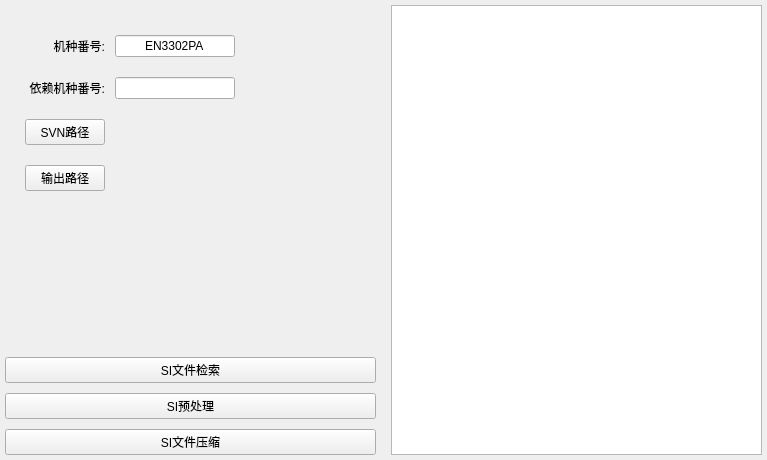
<?xml version="1.0" encoding="UTF-8"?>
<ui version="4.0">
 <class>SIForm</class>
 <widget class="QWidget" name="SIForm">
  <property name="geometry">
   <rect>
    <x>0</x>
    <y>0</y>
    <width>767</width>
    <height>460</height>
   </rect>
  </property>
  <property name="windowTitle">
   <string>Form</string>
  </property>
  <layout class="QGridLayout" name="gridLayout">
   <property name="leftMargin">
    <number>5</number>
   </property>
   <property name="topMargin">
    <number>5</number>
   </property>
   <property name="rightMargin">
    <number>5</number>
   </property>
   <property name="bottomMargin">
    <number>5</number>
   </property>
   <property name="horizontalSpacing">
    <number>15</number>
   </property>
   <property name="verticalSpacing">
    <number>10</number>
   </property>
   <item row="3" column="0">
    <widget class="QPushButton" name="SIPretreatmentButton">
     <property name="sizePolicy">
      <sizepolicy hsizetype="Minimum" vsizetype="Fixed">
       <horstretch>0</horstretch>
       <verstretch>0</verstretch>
      </sizepolicy>
     </property>
     <property name="text">
      <string>SI预处理</string>
     </property>
    </widget>
   </item>
   <item row="0" column="0">
    <widget class="QWidget" name="SIMemuWidget" native="true">
     <property name="sizePolicy">
      <sizepolicy hsizetype="Expanding" vsizetype="Expanding">
       <horstretch>0</horstretch>
       <verstretch>0</verstretch>
      </sizepolicy>
     </property>
     <property name="minimumSize">
      <size>
       <width>350</width>
       <height>0</height>
      </size>
     </property>
     <property name="maximumSize">
      <size>
       <width>550</width>
       <height>16777215</height>
      </size>
     </property>
     <layout class="QGridLayout" name="gridLayout_2">
      <property name="leftMargin">
       <number>20</number>
      </property>
      <property name="topMargin">
       <number>30</number>
      </property>
      <property name="rightMargin">
       <number>10</number>
      </property>
      <property name="bottomMargin">
       <number>10</number>
      </property>
      <property name="horizontalSpacing">
       <number>10</number>
      </property>
      <property name="verticalSpacing">
       <number>20</number>
      </property>
      <item row="3" column="0">
       <widget class="QPushButton" name="SIOutputButton">
        <property name="text">
         <string>输出路径</string>
        </property>
       </widget>
      </item>
      <item row="2" column="0">
       <widget class="QPushButton" name="SISVNButton">
        <property name="text">
         <string>SVN路径</string>
        </property>
       </widget>
      </item>
      <item row="0" column="0">
       <widget class="QLabel" name="SIIDLabel">
        <property name="text">
         <string>机种番号:</string>
        </property>
        <property name="alignment">
         <set>Qt::AlignRight|Qt::AlignTrailing|Qt::AlignVCenter</set>
        </property>
       </widget>
      </item>
      <item row="0" column="2">
       <widget class="QLineEdit" name="SIIDEdit">
        <property name="sizePolicy">
         <sizepolicy hsizetype="Preferred" vsizetype="Preferred">
          <horstretch>0</horstretch>
          <verstretch>0</verstretch>
         </sizepolicy>
        </property>
        <property name="maximumSize">
         <size>
          <width>120</width>
          <height>16777215</height>
         </size>
        </property>
        <property name="styleSheet">
         <string notr="true"/>
        </property>
        <property name="text">
         <string>EN3302PA</string>
        </property>
        <property name="maxLength">
         <number>8</number>
        </property>
        <property name="alignment">
         <set>Qt::AlignCenter</set>
        </property>
       </widget>
      </item>
      <item row="1" column="0">
       <widget class="QLabel" name="SIRelyIDLabel">
        <property name="text">
         <string>依赖机种番号:</string>
        </property>
        <property name="alignment">
         <set>Qt::AlignRight|Qt::AlignTrailing|Qt::AlignVCenter</set>
        </property>
       </widget>
      </item>
      <item row="1" column="2">
       <widget class="QLineEdit" name="SIRelyIDEdit">
        <property name="maximumSize">
         <size>
          <width>120</width>
          <height>16777215</height>
         </size>
        </property>
        <property name="maxLength">
         <number>8</number>
        </property>
        <property name="alignment">
         <set>Qt::AlignCenter</set>
        </property>
       </widget>
      </item>
      <item row="2" column="2">
       <widget class="QLabel" name="SISVNLabel">
        <property name="text">
         <string/>
        </property>
       </widget>
      </item>
      <item row="4" column="0">
       <spacer name="SIverticalSpacer">
        <property name="orientation">
         <enum>Qt::Vertical</enum>
        </property>
        <property name="sizeHint" stdset="0">
         <size>
          <width>20</width>
          <height>40</height>
         </size>
        </property>
       </spacer>
      </item>
      <item row="3" column="2">
       <widget class="QLabel" name="SIOutputLabel">
        <property name="text">
         <string/>
        </property>
       </widget>
      </item>
      <item row="2" column="3">
       <spacer name="SIhorizontalSpacer">
        <property name="orientation">
         <enum>Qt::Horizontal</enum>
        </property>
        <property name="sizeHint" stdset="0">
         <size>
          <width>40</width>
          <height>20</height>
         </size>
        </property>
       </spacer>
      </item>
     </layout>
    </widget>
   </item>
   <item row="1" column="0" rowspan="2">
    <widget class="QPushButton" name="SIFileSearchButton">
     <property name="sizePolicy">
      <sizepolicy hsizetype="Minimum" vsizetype="Fixed">
       <horstretch>0</horstretch>
       <verstretch>0</verstretch>
      </sizepolicy>
     </property>
     <property name="text">
      <string>SI文件检索</string>
     </property>
    </widget>
   </item>
   <item row="4" column="0">
    <widget class="QPushButton" name="SIFileCompressionButton">
     <property name="sizePolicy">
      <sizepolicy hsizetype="Minimum" vsizetype="Fixed">
       <horstretch>0</horstretch>
       <verstretch>0</verstretch>
      </sizepolicy>
     </property>
     <property name="text">
      <string>SI文件压缩</string>
     </property>
    </widget>
   </item>
   <item row="0" column="1" rowspan="5">
    <widget class="QTableView" name="SITableView"/>
   </item>
  </layout>
 </widget>
 <resources/>
 <connections/>
</ui>
